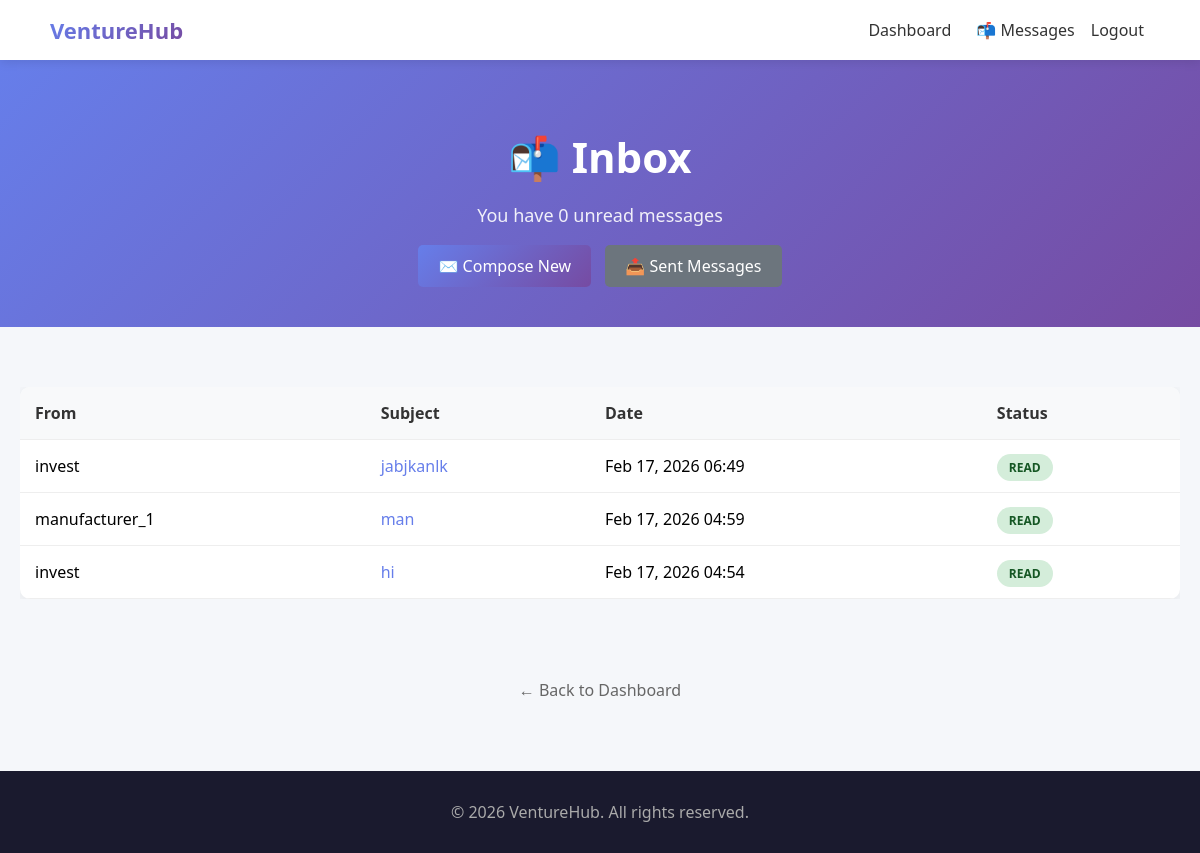
Page /accounts/inbox/ (signed in) on the committed database.
### accounts/models.py (models this page shows, shortened)
class Message(models.Model):
    sender = models.ForeignKey(User, on_delete=models.CASCADE, related_name='sent_messages')
    recipient = models.ForeignKey(User, on_delete=models.CASCADE, related_name='received_messages')
    subject = models.CharField(max_length=200)
    content = models.TextField()
    is_read = models.BooleanField(default=False)
    created_at = models.DateTimeField(auto_now_add=True)
    class Meta:
        ordering = ['-created_at']

class User(AbstractUser):
    ROLE_CHOICES = (
        ('INVESTOR', 'Investor'),
        ('STARTUP', 'Startup'),
        ('MANUFACTURER', 'Manufacturer'),
        ('ADMIN', 'Admin'),
    )
    role = models.CharField(max_length=20, choices=ROLE_CHOICES)

### accounts/views.py (the view)
# urls.py: path('inbox/', views.inbox, name='inbox'),
@login_required
def inbox(request):
    received = Message.objects.filter(recipient=request.user).order_by('-created_at')
    unread_count = received.filter(is_read=False).count()
    return render(request, 'accounts/inbox.html', {
        'messages_list': received,
        'unread_count': unread_count,
    })

### accounts/templates/accounts/inbox.html (shortened to what this page needs)
{% extends 'base.html' %}
{% block content %}
<div class="hero" style="padding: 40px 20px;">
    <h1>📬 Inbox</h1>
    <p>You have {{ unread_count }} unread message{{ unread_count|pluralize }}</p>
    <div style="margin-top: 15px;">
        <a href="{% url 'compose_message' %}" class="btn">✉️ Compose New</a>
        <a href="{% url 'sent_messages' %}" class="btn btn-secondary" style="margin-left: 10px;">📤 Sent Messages</a>
    </div>
</div>
<div class="section">
    <div class="table-container">
        <table>
            <thead>
                <tr>
                    <th>From</th>
                    <th>Subject</th>
                    <th>Date</th>
                    <th>Status</th>
                </tr>
            </thead>
            <tbody>
                {% for msg in messages_list %}
                <tr style="{% if not msg.is_read %}font-weight: bold; background: #f8f9fa;{% endif %}">
                    <td>{{ msg.sender.username }}</td>
                    <td><a href="{% url 'view_message' msg.id %}" style="color: #667eea; text-decoration: none;">{{ msg.subject }}</a></td>
                    <td>{{ msg.created_at|date:"M d, Y H:i" }}</td>
                    <td>
                        {% if msg.is_read %}
                        <span class="status-badge status-approved">Read</span>
                        {% else %}
                        <span class="status-badge status-pending">New</span>
                        {% endif %}
                    </td>
                </tr>
                {% endfor %}
            </tbody>
        </table>
    </div>
</div>
<div style="text-align: center; padding: 20px;">
    <a href="{% url 'role_redirect' %}" style="color: #666; text-decoration: none;">← Back to Dashboard</a>
</div>
{% endblock %}

### templates/base.html (style rules this page uses)
* { box-sizing: border-box; }
body { margin: 0; font-family: 'Segoe UI', Arial, sans-serif; background: #f5f7fa; min-height: 100vh; }
.btn { padding: 10px 20px; background: linear-gradient(135deg, #667eea 0%, #764ba2 100%); color: white; text-decoration: none; border-radius: 5px; font-weight: 500; transition: transform 0.2s, box-shadow 0.2s; display: inline-block; }
.btn-secondary { background: #6c757d; }
.hero { text-align: center; padding: 80px 20px; background: linear-gradient(135deg, #667eea 0%, #764ba2 100%); color: white; }
.hero h1 { font-size: 42px; margin-bottom: 15px; font-weight: 700; }
.hero p { font-size: 18px; opacity: 0.9; }
.section { padding: 60px 20px; text-align: center; max-width: 1200px; margin: 0 auto; }
.status-badge { padding: 5px 12px; border-radius: 20px; font-size: 12px; font-weight: 600; text-transform: uppercase; }
.status-accepted, .status-approved { background: #d4edda; color: #155724; }
.table-container { overflow-x: auto; }
table { width: 100%; border-collapse: collapse; background: white; border-radius: 10px; overflow: hidden; box-shadow: 0 3px 15px rgba(0,0,0,0.08); }
th, td { padding: 15px; text-align: left; border-bottom: 1px solid #eee; }
th { background: #f8f9fa; font-weight: 600; color: #333; }

### rows in the picture
Message: sender.username "invest", subject "jabjkanlk", created_at "Feb 17, 2026 06:49", is_read "READ"
Message: sender.username "manufacturer_1", subject "man", created_at "Feb 17, 2026 04:59", is_read "READ"
Message: sender.username "invest", subject "hi", created_at "Feb 17, 2026 04:54", is_read "READ"

### other values in the picture
{{ unread_count }} "0"
